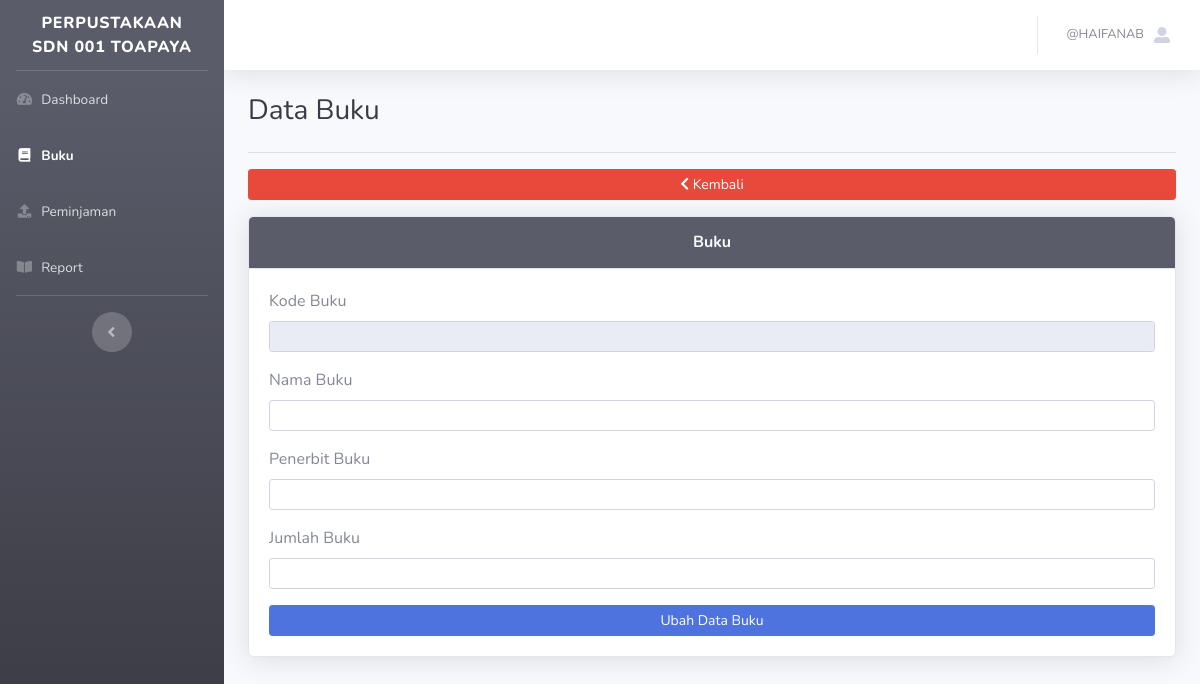
/administrator/view-buku.php (signed in), run on an earlier commit of the app's database.
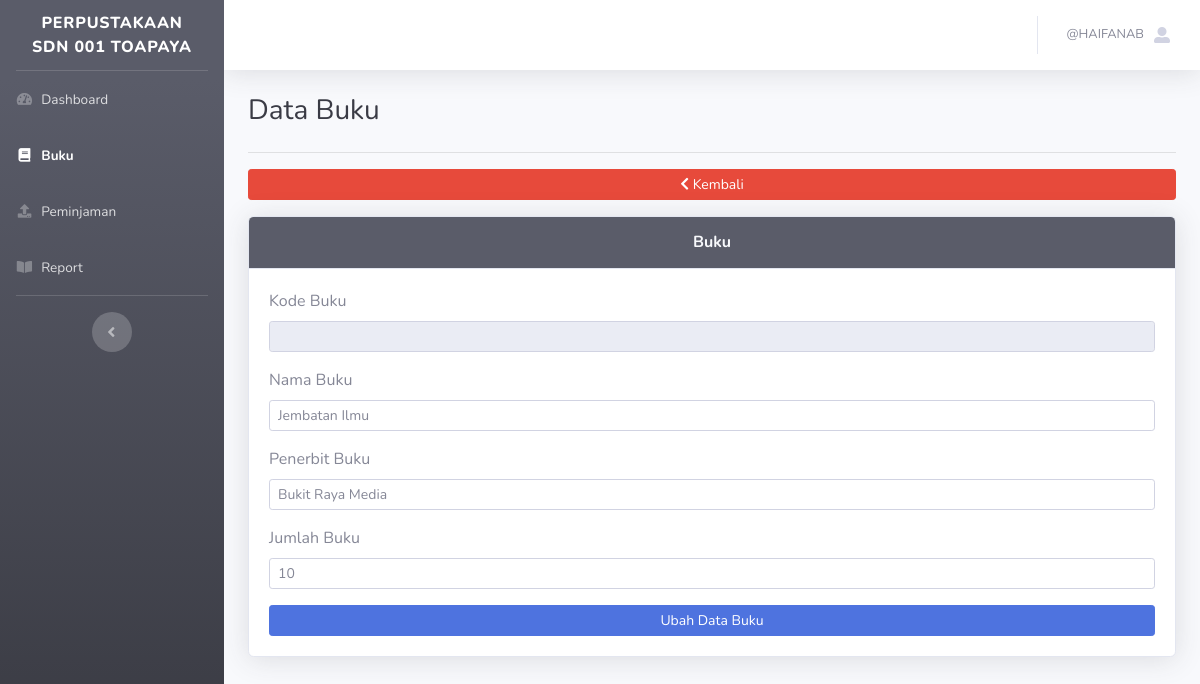
And on a later commit of the database.
### tables this page shows
CREATE TABLE `buku` (
  `id` int(11) NOT NULL,
  `id_buku` varchar(255) DEFAULT NULL,
  `penerbit` varchar(255) DEFAULT NULL,
  `nama_buku` varchar(255) DEFAULT NULL,
  `stok` int(11) DEFAULT NULL
);

### controller/AdminController.php (called while the page is built, shortened)
<?php
require($_SERVER['DOCUMENT_ROOT'] . '/perpustakaan/configuration/dbconn.php');
class AdminController
{
    public function getDataBuku($datasearch, $idbuku)
    {
        global $koneksi;
        if ($datasearch == null || $idbuku = null) {
            $qdatabuku = mysqli_query($koneksi, 'SELECT * FROM buku order by penerbit');
        } elseif ($datasearch != null) {
            $qdatabuku = mysqli_query($koneksi, "SELECT * FROM buku WHERE id_buku LIKE '%$datasearch%' OR penerbit LIKE '%$datasearch%' OR nama_buku LIKE '%$datasearch%'");
        } elseif ($idbuku != null) {
            $qdatabuku = mysqli_query($koneksi, "SELECT * FROM buku WHERE id_buku = '$idbuku'");
        }
        $databuku = mysqli_fetch_all($qdatabuku);
        return $databuku;
    }
}

### administrator/view-buku.php (the view, shortened to what this page needs)
<?php
require($_SERVER['DOCUMENT_ROOT'] . '/perpustakaan/controller/AuthController.php');
require($_SERVER['DOCUMENT_ROOT'] . '/perpustakaan/controller/AdminController.php');
$admin = new AdminController();
$databuku = $admin->getDataBuku(null, $_GET['id'])[0];
?>
<!DOCTYPE html>
<html lang="en">
<head>
    <link href="http://<?= $_SERVER['HTTP_HOST'] ?>/perpustakaan/template/vendor/fontawesome-free/css/all.min.css" rel="stylesheet" type="text/css">
    <link href="http://<?= $_SERVER['HTTP_HOST'] ?>/perpustakaan/template/css/sb-admin-2.min.css" rel="stylesheet">
</head>
<body id="page-top">
    <div id="wrapper">
        <?php include '../layouts/sidebar.php' ?>
        <div id="content-wrapper" class="d-flex flex-column">
            <div id="content">
                <?php include '../layouts/navbar.php' ?>
                <div class="container-fluid">
                    <div class="d-sm-flex align-items-center justify-content-between mb-4">
                        <h1 class="h3 mb-0 text-gray-900">Data Buku <?= $_GET['id'] ?></h1>
                    </div>
                    <hr>
                    <div class="row mb-3">
                        <div class="col-12">
                            <a class="btn btn-sm btn-danger btn-block" href="buku"><i class="fas fa-chevron-left"></i> Kembali</a>
                        </div>
                    </div>
                    <div class="row">
                        <div class="col-12">
                            <div class="card shadow mb-4">
                                <div class="card-header py-3 bg-dark">
                                    <h6 class="m-0 font-weight-bold text-light text-center">Buku <?= $_GET['id'] ?></h6>
                                </div>
                                <div class="card-body">
                                    <form action="../controller/AdminController.php" method="post">
                                        <label for="kodebuku">Kode Buku</label>
                                        <input type="text" id="kodebuku" name="kodebuku" class="form-control form-control-sm mb-3" value="<?= $_GET['id'] ?>" readonly>
                                        <label for="namabuku">Nama Buku</label>
                                        <input type="text" id="namabuku" name="namabuku" class="form-control form-control-sm mb-3" placeholder="<?= $databuku[3] ?>">
                                        <label for="penerbitbuku">Penerbit Buku</label>
                                        <input type="text" id="penerbitbuku" name="penerbitbuku" class="form-control form-control-sm mb-3" placeholder="<?= $databuku[2] ?>">
                                        <label for="jumlahbuku">Jumlah Buku</label>
                                        <input type="number" id="jumlahbuku" name="jumlahbuku" class="form-control form-control-sm mb-3" min="1" placeholder="<?= $databuku[4] ?>">
                                        <button type="submit" class="btn btn-sm btn-primary btn-block" id="btn_ubah_buku" name="btn_ubah_buku">Ubah Data Buku</button>
                                    </form>
                                </div>
                            </div>
                        </div>
                    </div>
                </div>
            </div>
        </div>
    </div>
</body>
</html>

What changed in the data, as far as the page shows it:
added buku: namabuku "Jembatan Ilmu", penerbitbuku "Bukit Raya Media", jumlahbuku "10"
